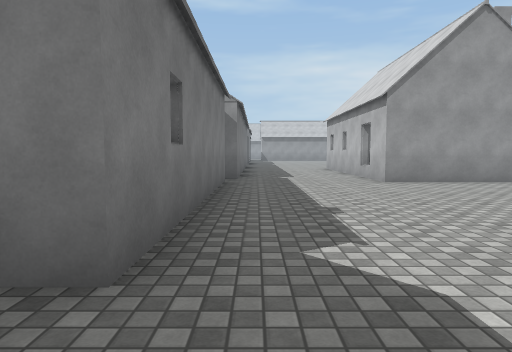
view 1 (above)

24 first-person views from a walk through a 3-D level made in the Unity game engine. The camera is 1.3 m above the floor, tilts 4° down and sees 75° across. The floor is counted in squares, 2 m on a side. Each view is taken from the middle of a square. On the plan, view 1 faces up. The plan holds only what a view shows up to about 10 squares ahead; the rest is blank. The place goes on beyond the plan. Surface patterns are stand-ins for the level's own textures.

view 2
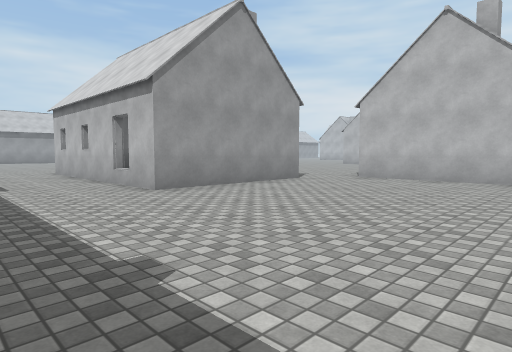

view 3
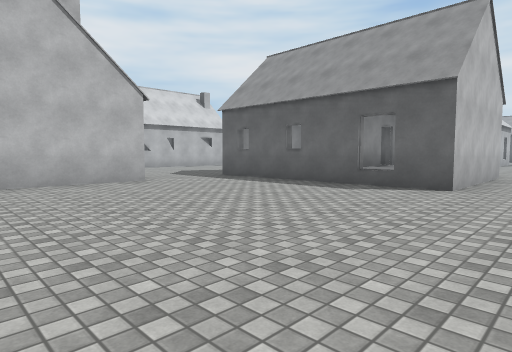

view 4
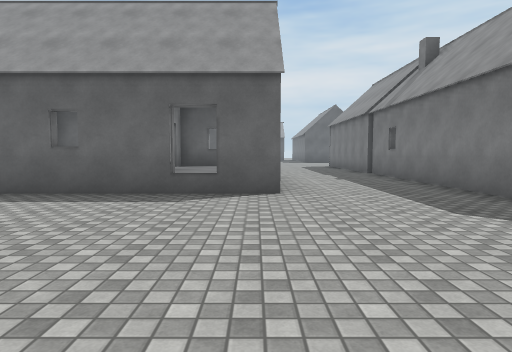

view 5
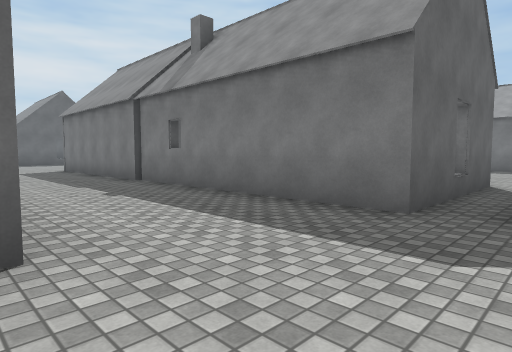

view 6
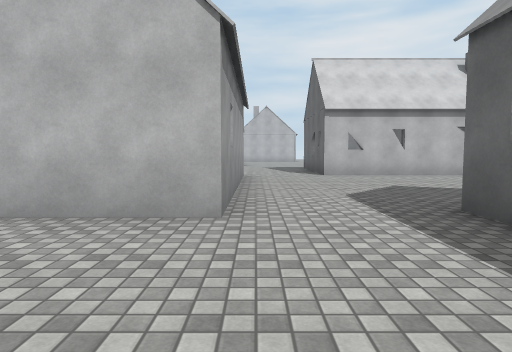

view 7
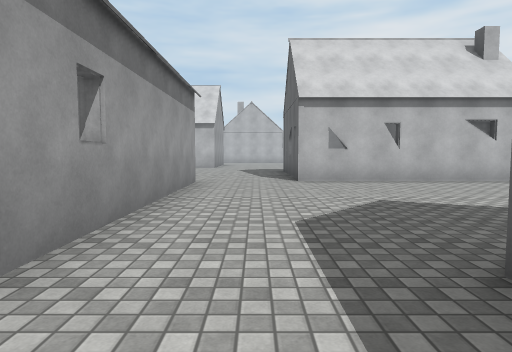

view 8
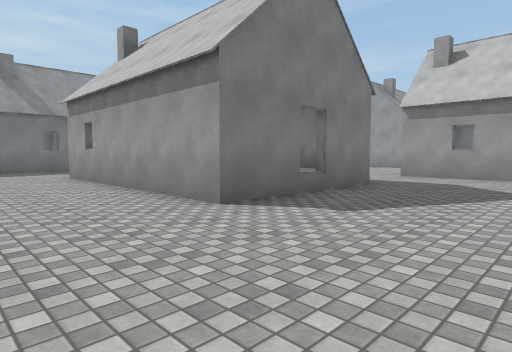

view 9
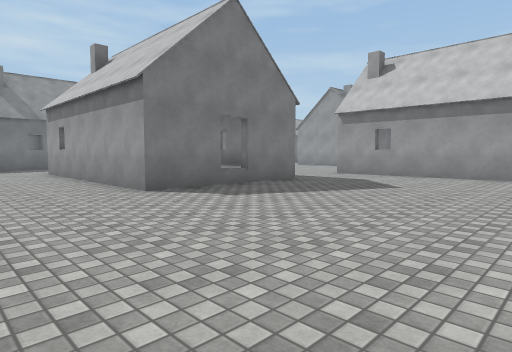

view 10
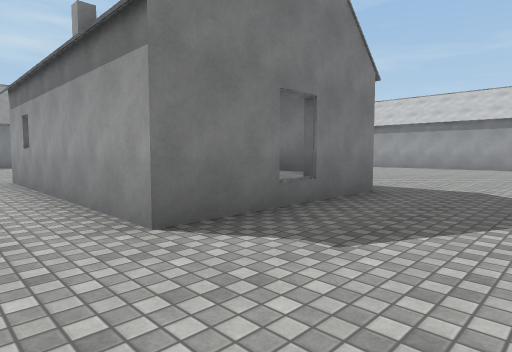

view 11
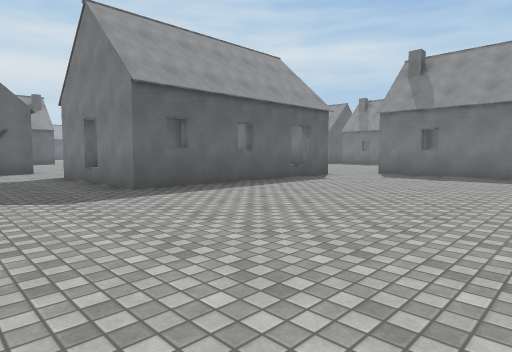

view 12
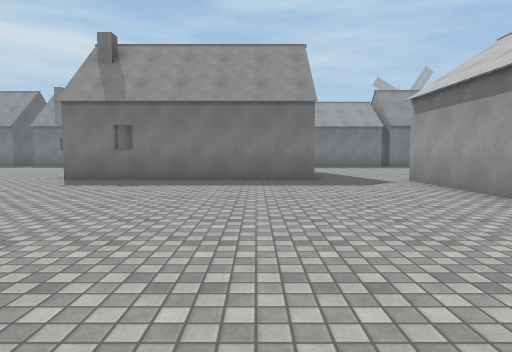

view 13
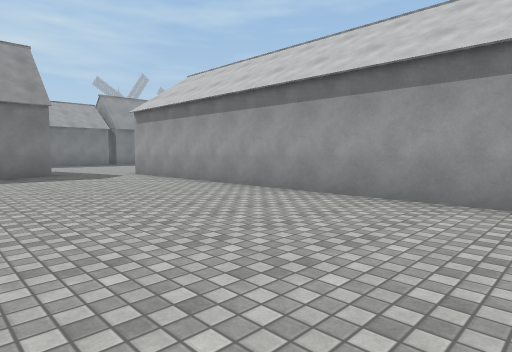

view 14
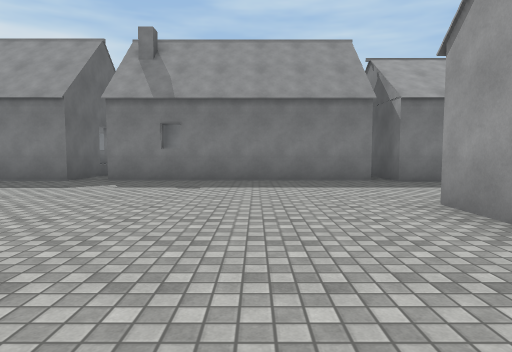

view 15
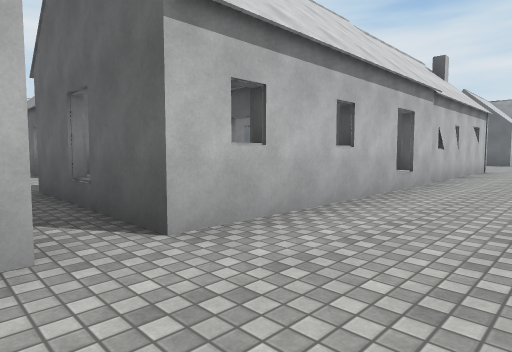

view 16
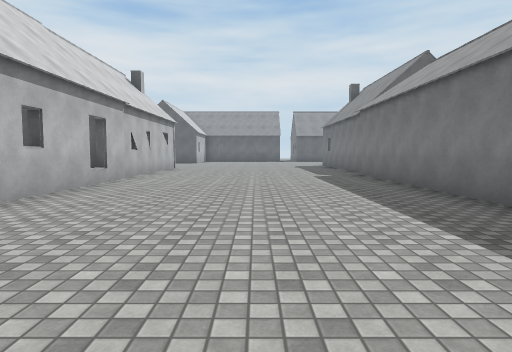

view 17
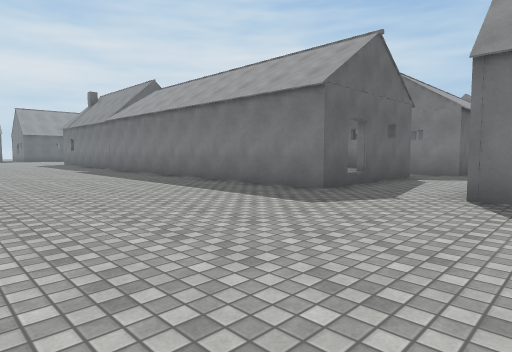

view 18
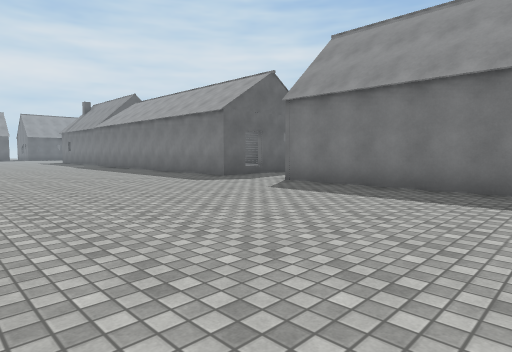

view 19
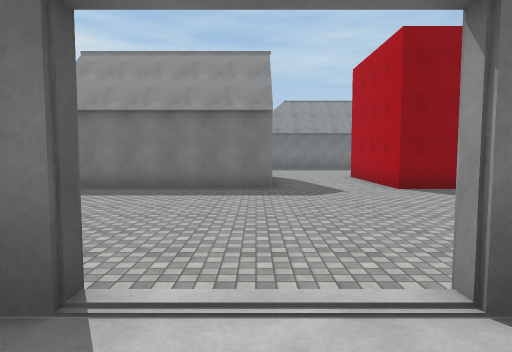

view 20
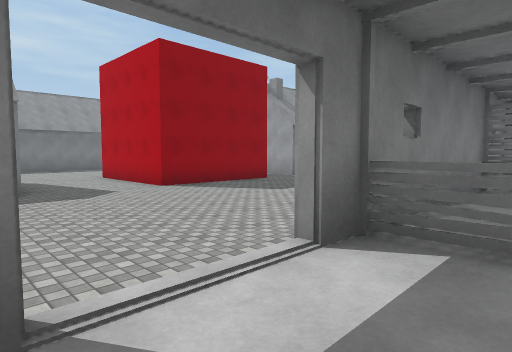

view 21
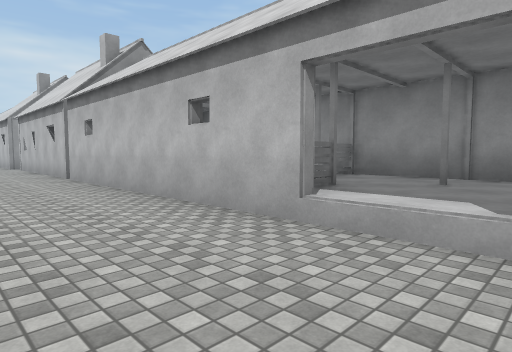

view 22
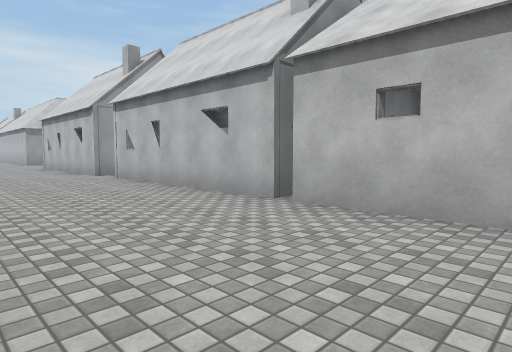

view 23
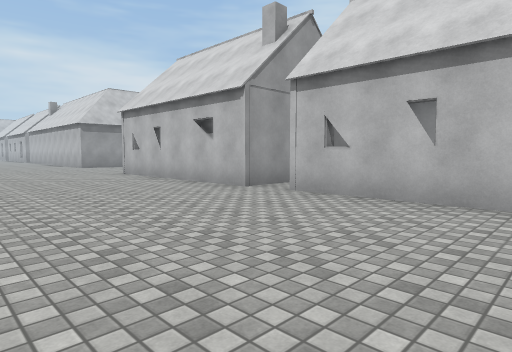

view 24
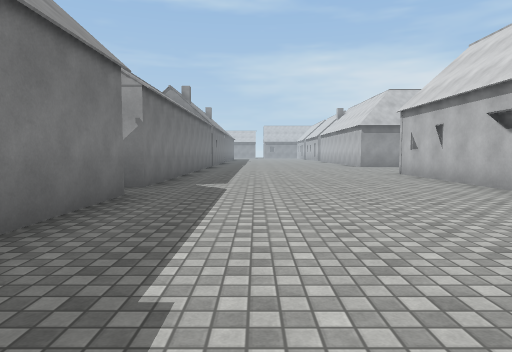

### Floor plan
Key: @ floor where view 1 was taken; # wall or solid block; . main floor; : floor 0.5 m higher than the main floor; H house.
Columns run from 13 left of view 1 to 17 right of it. Each row starts with its distance up from view 1.
 31       ..
 30   #......HH
 29   #......HH
 28   #......HH
 27   #......HH
 26   H......HH
 25   #......HHH
 24  H#.......
 23   #......HHHH
 22    ......HHH
 21    ......HHH
 20     .....HHH
 19      ....HHH
 18      ....HHH        H   HH
 17      ....#          H    H H
 16    ......HH       ..H#########
 15   #......#        .............
 14 ###......#        .............
 13 .........HHH#  .#HHH#..........
 12 .........#HHH ..HHHH#..........
 11 .........H   H..HHHH#..........
 10 HH#...... :  H..HHHH#..........
  9 HH#......#:  H..HHHHH..........
  8 HH#...... HHH#..HHHH#..........
  7 HH#...... HHH.................
  6 HH#...... HHH.........HHHHHH..
  5 HHH.....  HHH.........HHHHHH...
  4 ........  HHH.........HHHHHH...
  3 H.......  HHH.........HHHHHH...
  2 H #......HHHH..................
  1   #............................
  0   #......HHHH@..............##H
 -1   #......HHHH...HHHHHH......HHH
 -2   #......HHHH...HHHHHH......HHH
 -3  HH......HHHH...HHHHHH......HHH
 -4   #......HHHH...HHHHHH......HHH
 -5   #......HHHH...............HHH
 -6   #......HHHH...............
 -7 HHH......HHHH..      .......

Where each view was taken, in squares from view 1:
view 1: 0 up, 0 right, facing up
view 2: 2 up, 0 right, facing up-right
view 3: 6 up, 1 right, facing down-right
view 4: 5 up, 3 right, facing down
view 5: 2 up, 3 right, facing down-left
view 6: 2 up, 5 right, facing right
view 7: 1 up, 7 right, facing right
view 8: 7 down, 12 right, facing up-left
view 9: 7 down, 14 right, facing up-left
view 10: 1 up, 17 right, facing up-left
view 11: 12 up, 17 right, facing down-left
view 12: 12 up, 15 right, facing left
view 13: 11 up, 17 right, facing up-left
view 14: 5 up, 7 right, facing left
view 15: 2 up, 7 left, facing down-right
view 16: 3 up, 8 left, facing down
view 17: 6 up, 6 left, facing down-left
view 18: 10 up, 5 left, facing down-left
view 19: 10 up, 3 left, facing left
view 20: 9 up, 3 left, facing up-left
view 21: 9 up, 7 left, facing up-right
view 22: 15 up, 8 left, facing up-right
view 23: 20 up, 9 left, facing up-right
view 24: 20 up, 9 left, facing up
